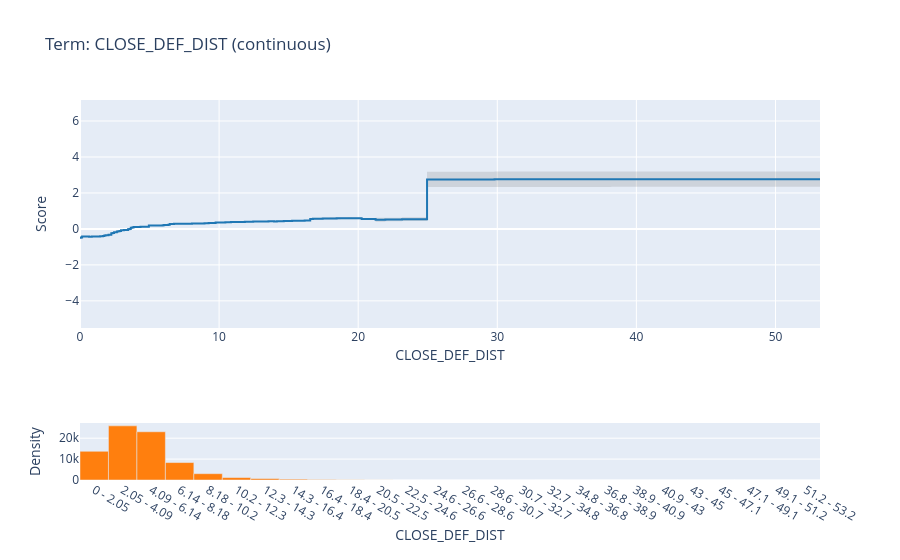

This figure's notebook cell:
### Code cell
target_feature = 'CLOSE_DEF_DIST'

feature_index = feature_cols.index(target_feature)

feature_fig = ebm_global.visualize(feature_index)
feature_fig.show()

### Figure 1 — Plotly figure (JSON) as saved in the notebook; plotly's stock layout.template omitted (floating-point values rounded to 4 significant figures; data arrays with more than 128 entries replaced by an {"elided": "..."} marker saying what was removed)
{"data": [{"line": {"shape": "hv", "width": 0}, "marker": {"color": "#444"}, "mode": "lines", "name": "Lower Bound", "type": "scatter", "x": {"elided": "193 float values"}, "xaxis": "x", "y": {"elided": "193 float values"}, "yaxis": "y"}, {"fill": "tonexty", "fillcolor": "rgba(68, 68, 68, 0.15)", "line": {"color": "rgb(31, 119, 180)", "shape": "hv"}, "mode": "lines", "name": "Main", "type": "scatter", "x": {"elided": "193 float values"}, "xaxis": "x", "y": {"elided": "193 float values"}, "yaxis": "y"}, {"fill": "tonexty", "fillcolor": "rgba(68, 68, 68, 0.15)", "line": {"shape": "hv", "width": 0}, "marker": {"color": "#444"}, "mode": "lines", "name": "Upper Bound", "type": "scatter", "x": {"elided": "193 float values"}, "xaxis": "x", "y": {"elided": "193 float values"}, "yaxis": "y"}, {"hovertemplate": "(%{hovertext}): %{y}", "hovertext": ["0 - 2.05", "2.05 - 4.09", "4.09 - 6.14", "6.14 - 8.18", "8.18 - 10.2", "10.2 - 12.3", "12.3 - 14.3", "14.3 - 16.4", "16.4 - 18.4", "18.4 - 20.5", "20.5 - 22.5", "22.5 - 24.6", "24.6 - 26.6", "26.6 - 28.6", "28.6 - 30.7", "30.7 - 32.7", "32.7 - 34.8", "34.8 - 36.8", "36.8 - 38.9", "38.9 - 40.9", "40.9 - 43", "43 - 45", "45 - 47.1", "47.1 - 49.1", "49.1 - 51.2", "51.2 - 53.2"], "marker": {"color": "#ff7f0e"}, "name": "Distribution", "type": "bar", "x": [1.023, 3.069, 5.115, 7.162, 9.208, 11.25, 13.3, 15.35, 17.39, 19.44, 21.48, 23.53, 25.58, 27.62, 29.67, 31.72, 33.76, 35.81, 37.85, 39.9, 41.95, 43.99, 46.04, 48.08, 50.13, 52.18], "xaxis": "x2", "y": [13741, 25904, 23068, 8347, 3021, 1172, 690, 391, 212, 91, 31, 13, 4, 4, 5, 3, 2, 4, 0, 1, 2, 2, 0, 2, 1, 2], "yaxis": "y2"}], "layout": {"bargap": 0, "showlegend": false, "title": {"text": "Term: CLOSE_DEF_DIST (continuous)"}, "xaxis": {"anchor": "y", "domain": [0, 1], "matches": "x", "title": {"standoff": 0, "text": "CLOSE_DEF_DIST"}}, "xaxis2": {"anchor": "y2", "domain": [0, 1], "matches": "x", "tickmode": "array", "ticktext": ["0 - 2.05", "2.05 - 4.09", "4.09 - 6.14", "6.14 - 8.18", "8.18 - 10.2", "10.2 - 12.3", "12.3 - 14.3", "14.3 - 16.4", "16.4 - 18.4", "18.4 - 20.5", "20.5 - 22.5", "22.5 - 24.6", "24.6 - 26.6", "26.6 - 28.6", "28.6 - 30.7", "30.7 - 32.7", "32.7 - 34.8", "34.8 - 36.8", "36.8 - 38.9", "38.9 - 40.9", "40.9 - 43", "43 - 45", "45 - 47.1", "47.1 - 49.1", "49.1 - 51.2", "51.2 - 53.2"], "tickvals": [1.023, 3.069, 5.115, 7.162, 9.208, 11.25, 13.3, 15.35, 17.39, 19.44, 21.48, 23.53, 25.58, 27.62, 29.67, 31.72, 33.76, 35.81, 37.85, 39.9, 41.95, 43.99, 46.04, 48.08, 50.13, 52.18], "title": {"standoff": 0, "text": "CLOSE_DEF_DIST"}}, "yaxis": {"anchor": "x", "domain": [0.4, 1], "range": [-5.508, 7.167], "title": {"text": "Score"}}, "yaxis2": {"anchor": "x2", "domain": [0, 0.15], "title": {"text": "Density"}}}}
